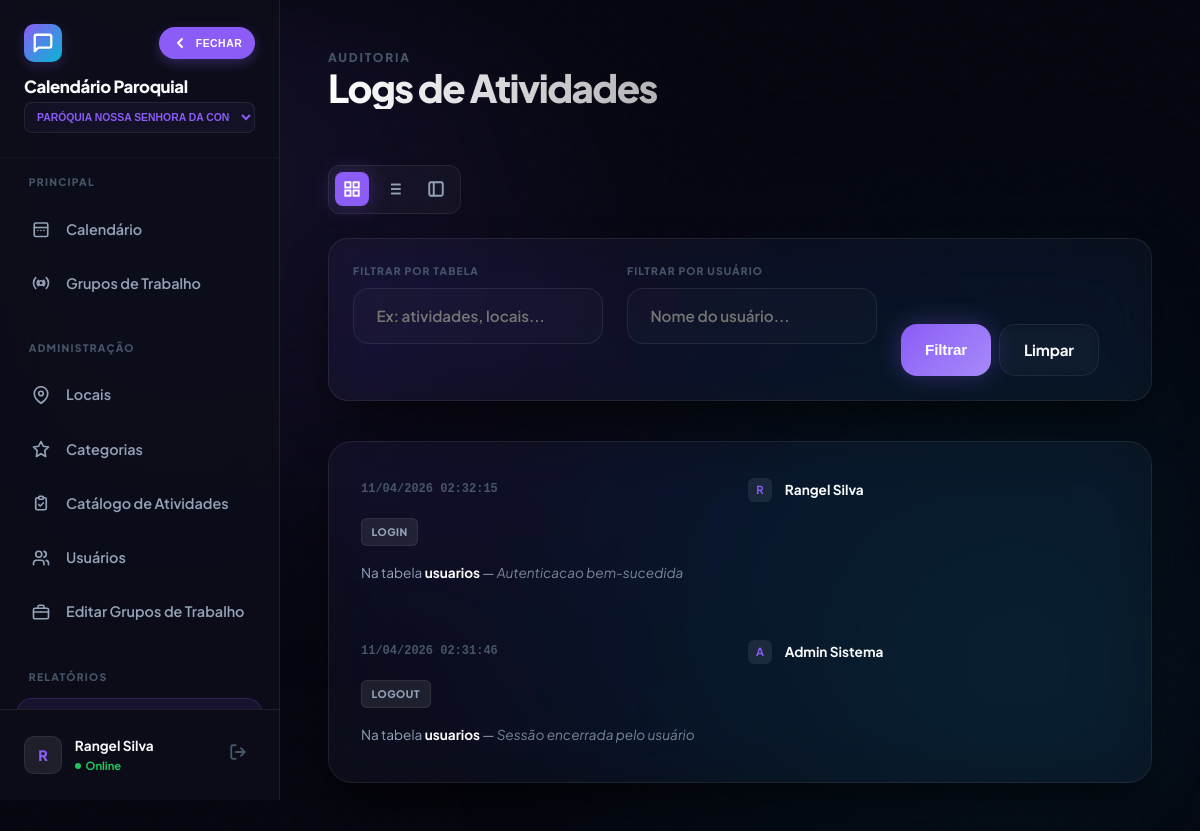
The page /logs.php (signed in) on the database as committed earlier.
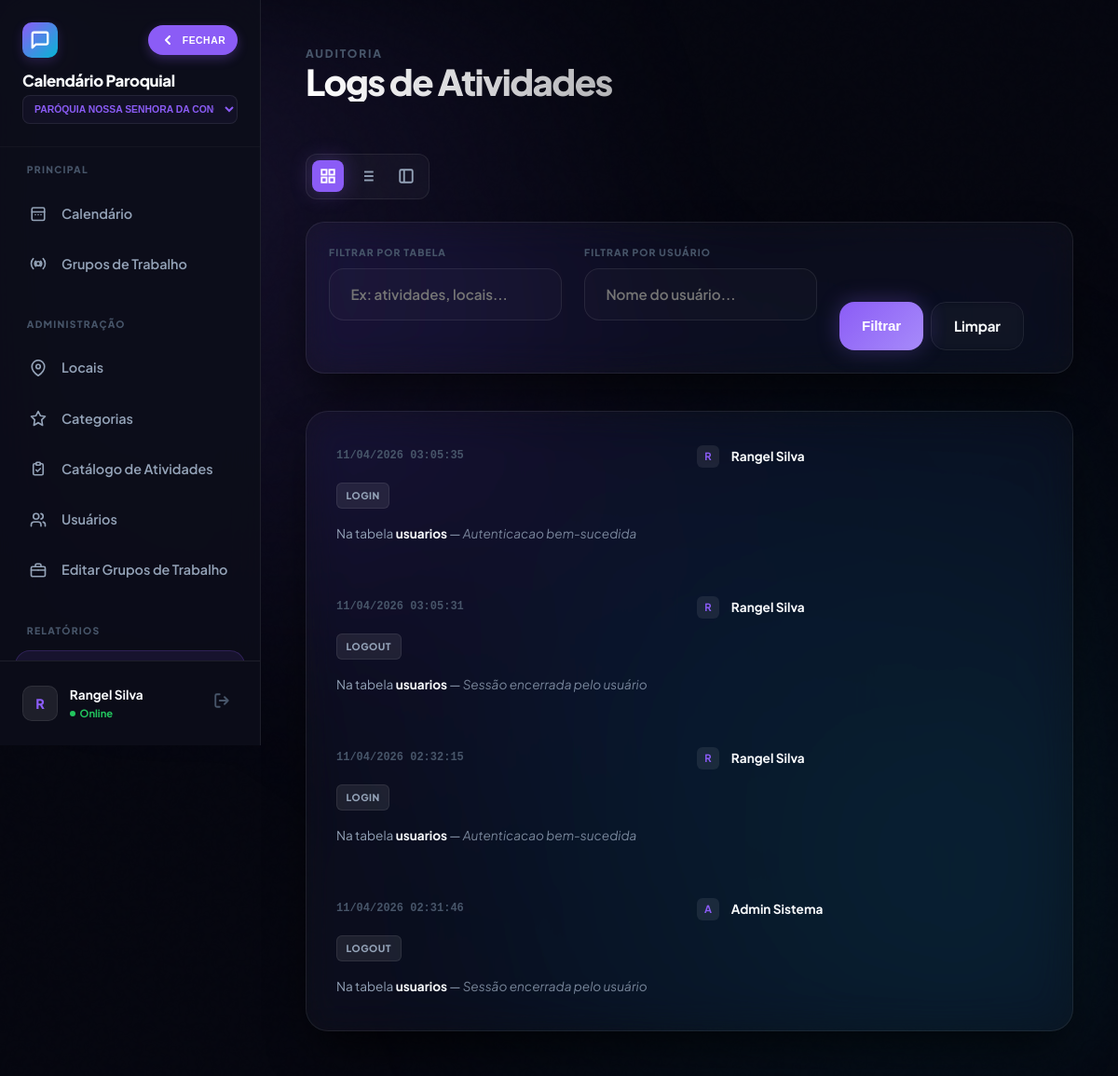
The same page on the database as committed later.
### tables this page shows
CREATE TABLE `log_alteracoes` (
  `id` int(10) unsigned NOT NULL AUTO_INCREMENT,
  `usuario_id` int(10) unsigned DEFAULT NULL,
  `acao` varchar(255) NOT NULL,
  `tabela_afetada` varchar(100) DEFAULT NULL,
  `registro_id` int(10) unsigned DEFAULT NULL,
  `detalhes_alteracao` text DEFAULT NULL,
  `paroquia_id` int(10) unsigned DEFAULT NULL,
  `ip_origem` varchar(45) DEFAULT NULL,
  `data_hora` timestamp NULL DEFAULT current_timestamp(),
  PRIMARY KEY (`id`)
);

CREATE TABLE `usuarios` (
  `id` int(10) unsigned NOT NULL AUTO_INCREMENT,
  `nome` varchar(255) NOT NULL,
  `email` varchar(255) NOT NULL,
  `senha` varchar(255) NOT NULL,
  `perfil_id` int(10) unsigned DEFAULT NULL,
  `paroquia_id` int(10) unsigned DEFAULT NULL,
  `sexo` varchar(20) DEFAULT NULL,
  `telefone` varchar(20) DEFAULT NULL,
  `palavra_chave` varchar(255) DEFAULT NULL,
  `ativo` tinyint(1) DEFAULT 1,
  `perm_criar_eventos` tinyint(1) DEFAULT 0,
  `perm_editar_eventos` tinyint(1) DEFAULT 0,
  `perm_excluir_eventos` tinyint(1) DEFAULT 0,
  `perm_ver_restritos` tinyint(1) DEFAULT 0,
  `perm_cadastrar_usuario` tinyint(1) DEFAULT 0,
  `perm_admin_usuarios` tinyint(1) DEFAULT 0,
  `perm_ver_logs` tinyint(1) DEFAULT 0,
  `data_criacao` timestamp NULL DEFAULT current_timestamp(),
  `ultimo_login` timestamp NULL DEFAULT NULL,
  `data_nascimento` date DEFAULT NULL,
  `foto_perfil` varchar(255) DEFAULT NULL,
  `nivel_acesso` int(10) DEFAULT 0,
  `perfil_nome` varchar(50) DEFAULT NULL,
  `perm_ver_calendario` tinyint(1) DEFAULT 1,
  `perm_admin_sistema` tinyint(1) DEFAULT 0,
  `perm_gerenciar_catalogo` tinyint(1) DEFAULT 0,
  `perm_gerenciar_grupos` tinyint(1) DEFAULT 0,
  PRIMARY KEY (`id`),
  UNIQUE KEY `email` (`email`),
  KEY `fk_usuario_perfil` (`perfil_id`),
  KEY `fk_usuario_paroquia` (`paroquia_id`),
  CONSTRAINT `fk_usuario_paroquia` FOREIGN KEY (`paroquia_id`) REFERENCES `paroquias` (`id`) ON DELETE SET NULL,
  CONSTRAINT `fk_usuario_perfil` FOREIGN KEY (`perfil_id`) REFERENCES `perfis` (`id`) ON DELETE SET NULL
);

### config.php (called while the page is built, shortened)
<?php
function has_level(int $min_level): bool {
    return isset($_SESSION['usuario_nivel']) && (int)$_SESSION['usuario_nivel'] <= $min_level;
}
function h(mixed $v): string {
    return htmlspecialchars((string)($v ?? ''), ENT_QUOTES, 'UTF-8');
}
?>

### functions.php (called while the page is built, shortened)
<?php
require_once __DIR__ . '/config.php';
function current_paroquia_id(): int {
    return (int)($_SESSION['paroquia_id'] ?? 0);
}
?>

### logs.php (the view, shortened to what the rows shown need)
<?php
require_once 'functions.php';
$pid = current_paroquia_id();
$where = [];
$params = [];
$types = "";
if (!has_level(0)) {
    $where[] = "l.paroquia_id = ?";
    $params[] = $pid;
    $types .= "i";
}
$sql = "
    SELECT l.*, u.nome as usuario_nome, u.foto_perfil
    FROM log_alteracoes l
    LEFT JOIN usuarios u ON l.usuario_id = u.id
";
if ($where) {
    $sql .= " WHERE " . implode(" AND ", $where);
}
$sql .= " ORDER BY l.data_hora DESC LIMIT 100";
$stmt = $conn->prepare($sql);
if ($params) {
    $stmt->bind_param($types, ...$params);
}
$stmt->execute();
$logs = $stmt->get_result();
?>
<!DOCTYPE html>
<html lang="pt-BR">
<head>
    <link rel="stylesheet" href="style.css?v=2.5.0"
        <link rel="stylesheet" href="css/responsive.css?v=2.5.0">
</head>
<body>
    <div class="app-shell">
        <main class="main-content">
            <header class="header-flex animate-in">
                <div>
                    <h1 class="gradient-text">Logs de Atividades</h1>
                </div>
            </header>
            <section class="glass timeline animate-in" id="dataContainer" style="border-radius: 24px; padding: 1rem 0; animation-delay: 0.2s;">
                <?php if ($logs->num_rows > 0): ?>
                    <?php while ($l = $logs->fetch_assoc()): ?>
                    <?php
                        $badgeClass = '';
                    ?>
                    <div class="log-item">
                        <div class="log-date"><?= date('d/m/Y H:i:s', strtotime($l['data_hora'])) ?></div>
                        <div class="log-user">
                            <div class="avatar">
                                <?php if (!empty($l['foto_perfil']) && file_exists(__DIR__ . '/' . $l['foto_perfil'])): ?>
                                    <img src="<?= h($l['foto_perfil']) ?>?v=<?= time() ?>" alt="Foto">
                                <?php else: ?>
                                    <?= mb_substr($l['usuario_nome'] ?: '?', 0, 1) ?>
                                <?php endif; ?>
                            </div>
                            <span><?= h($l['usuario_nome'] ?: 'Sistema') ?></span>
                        </div>
                        <div style="display: flex;"><span class="log-badge <?= $badgeClass ?>"><?= h($l['acao']) ?></span></div>
                        <div class="log-desc">
                            Na tabela <b style="color: var(--text);"><?= h($l['tabela_afetada']) ?></b>
                            <?php if ($l['detalhes_alteracao']): ?>
                                — <span style="font-style: italic; opacity: 0.8;"><?= h($l['detalhes_alteracao']) ?></span>
                            <?php endif; ?>
                        </div>
                    </div>
                    <?php endwhile; ?>
                <?php endif; ?>
            </section>
        </main>
    </div>
</body>
</html>

Rows that differ between the two databases and show on the page:
added log_alteracoes: data_hora "11/04/2026 03:05:35", usuario.nome "R", usuario.nome "Rangel Silva", acao "LOGIN", tabela_afetada "usuarios", detalhes_alteracao "Autenticacao bem-sucedida"
added log_alteracoes: data_hora "11/04/2026 03:05:31", usuario.nome "R", usuario.nome "Rangel Silva", acao "LOGOUT", tabela_afetada "usuarios", detalhes_alteracao "Sessão encerrada pelo usuário"
